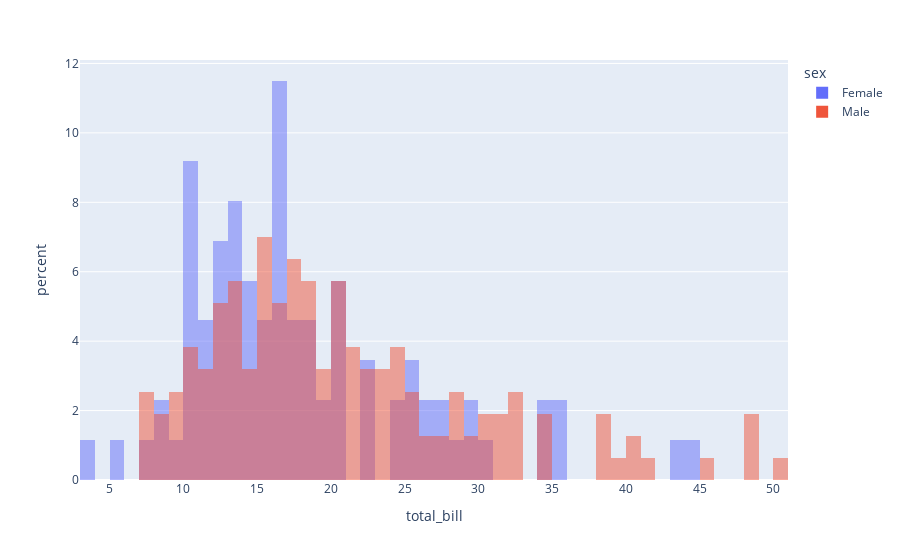

Notebook cell for this chart:
### Code cell
df = px.data.tips()
# plotting the histogram
fig = px.histogram(df, x="total_bill", color='sex', nbins=50, histnorm='percent',barmode='overlay')
fig.show()

### Figure 1 — Plotly figure (JSON) as saved in the notebook; plotly's stock layout.template omitted (floating-point values rounded to 4 significant figures; data arrays with more than 128 entries replaced by an {"elided": "..."} marker saying what was removed)
{"data": [{"alignmentgroup": "True", "bingroup": "x", "histnorm": "percent", "hovertemplate": "sex=Female<br>total_bill=%{x}<br>percent=%{y}<extra></extra>", "legendgroup": "Female", "marker": {"color": "#636efa", "opacity": 0.5, "pattern": {"shape": ""}}, "name": "Female", "nbinsx": 50, "offsetgroup": "Female", "orientation": "v", "showlegend": true, "type": "histogram", "x": [16.99, 24.59, 35.26, 14.83, 10.33, 16.97, 20.29, 15.77, 19.65, 15.06, 20.69, 16.93, 10.29, 34.81, 26.41, 16.45, 3.07, 17.07, 26.86, 25.28, 14.73, 10.07, 34.83, 5.75, 16.32, 22.75, 11.35, 15.38, 44.3, 22.42, 20.92, 14.31, 7.25, 25.71, 17.31, 10.65, 12.43, 24.08, 13.42, 12.48, 29.8, 14.52, 11.38, 20.27, 11.17, 12.26, 18.26, 8.51, 10.33, 14.15, 13.16, 17.47, 27.05, 16.43, 8.35, 18.64, 11.87, 29.85, 25, 13.39, 16.21, 17.51, 10.59, 10.63, 9.6, 20.9, 18.15, 19.81, 43.11, 13, 12.74, 13, 16.4, 16.47, 12.76, 13.27, 28.17, 12.9, 30.14, 13.42, 15.98, 16.27, 10.09, 22.12, 35.83, 27.18, 18.78], "xaxis": "x", "yaxis": "y"}, {"alignmentgroup": "True", "bingroup": "x", "histnorm": "percent", "hovertemplate": "sex=Male<br>total_bill=%{x}<br>percent=%{y}<extra></extra>", "legendgroup": "Male", "marker": {"color": "#EF553B", "opacity": 0.5, "pattern": {"shape": ""}}, "name": "Male", "nbinsx": 50, "offsetgroup": "Male", "orientation": "v", "showlegend": true, "type": "histogram", "x": {"elided": "157 float values"}, "xaxis": "x", "yaxis": "y"}], "layout": {"barmode": "overlay", "legend": {"title": {"text": "sex"}, "tracegroupgap": 0}, "margin": {"t": 60}, "xaxis": {"anchor": "y", "domain": [0, 1], "title": {"text": "total_bill"}}, "yaxis": {"anchor": "x", "domain": [0, 1], "title": {"text": "percent"}}}}
